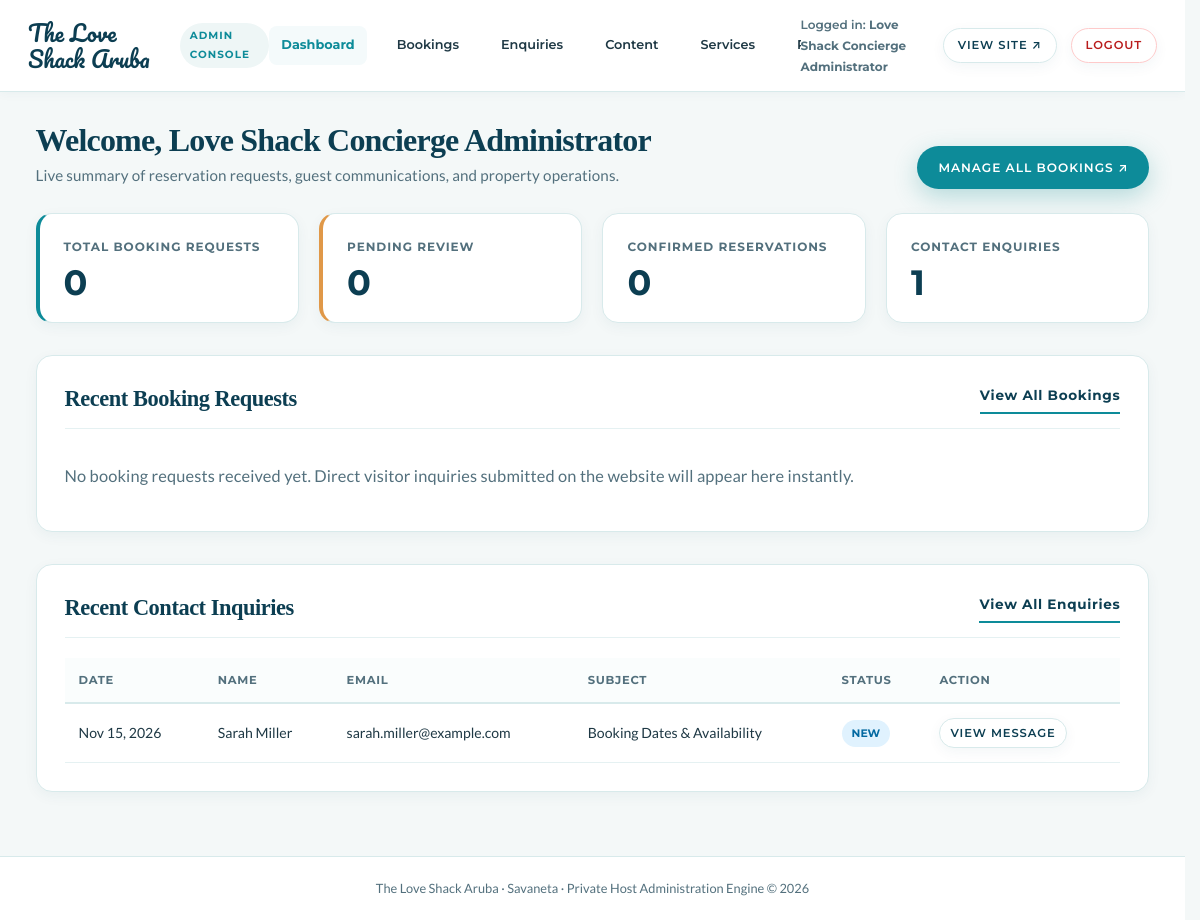
Page /admin/dashboard.php (signed in) on the committed database.
### tables this page shows
CREATE TABLE `enquiries` (
  `id` INT AUTO_INCREMENT PRIMARY KEY,
  `name` VARCHAR(128) NOT NULL,
  `email` VARCHAR(128) NOT NULL,
  `phone` VARCHAR(32) NULL,
  `subject` VARCHAR(128) NOT NULL DEFAULT 'General Inquiry',
  `message` TEXT NOT NULL,
  `status` ENUM('NEW','READ','RESPONDED','ARCHIVED') NOT NULL DEFAULT 'NEW',
  `created_at` TIMESTAMP DEFAULT CURRENT_TIMESTAMP,
  INDEX `idx_enquiry_status` (`status`)
);

### admin/dashboard.php (the view, shortened to what this page needs)
<?php
require_once __DIR__ . '/includes/admin_header.php';
$pdo = get_db_connection();
$totalBookings = 0;
$pendingBookings = 0;
$confirmedBookings = 0;
$totalEnquiries = 0;
$recentBookings = [];
$recentEnquiries = [];
if ($pdo) {
    try {
        $totalBookings = (int)$pdo->query("SELECT COUNT(*) FROM bookings")->fetchColumn();
        $pendingBookings = (int)$pdo->query("SELECT COUNT(*) FROM bookings WHERE status = 'PENDING'")->fetchColumn();
        $confirmedBookings = (int)$pdo->query("SELECT COUNT(*) FROM bookings WHERE status = 'CONFIRMED'")->fetchColumn();
        $totalEnquiries = (int)$pdo->query("SELECT COUNT(*) FROM enquiries")->fetchColumn();
        $stmt = $pdo->query("
            SELECT b.*, bg.first_name, bg.last_name, bg.email, bg.phone
            FROM bookings b
            LEFT JOIN booking_guests bg ON b.id = bg.booking_id
            ORDER BY b.id DESC LIMIT 5
        ");
        $recentBookings = $stmt->fetchAll();
        $stmt = $pdo->query("SELECT * FROM enquiries ORDER BY id DESC LIMIT 5");
        $recentEnquiries = $stmt->fetchAll();
    } catch (Exception $e) {
        error_log("Dashboard query error: " . $e->getMessage());
    }
}
?>
<div class="admin-header-row">
  <div>
    <h1>Welcome, <?= htmlspecialchars($adminUser) ?></h1>
    <p>Live summary of reservation requests, guest communications, and property operations.</p>
  </div>
  <div>
    <a href="bookings.php" class="btn btn-teal" style="padding: 10px 20px; font-size: 0.76rem;">Manage All Bookings ↗</a>
  </div>
</div>
<div class="admin-stats-grid">
  <div class="admin-stat-card highlight">
    <div class="admin-stat-label">Total Booking Requests</div>
    <div class="admin-stat-value"><?= $totalBookings ?></div>
  </div>
  <div class="admin-stat-card alert">
    <div class="admin-stat-label">Pending Review</div>
    <div class="admin-stat-value"><?= $pendingBookings ?></div>
  </div>
  <div class="admin-stat-card">
    <div class="admin-stat-label">Confirmed Reservations</div>
    <div class="admin-stat-value"><?= $confirmedBookings ?></div>
  </div>
  <div class="admin-stat-card">
    <div class="admin-stat-label">Contact Enquiries</div>
    <div class="admin-stat-value"><?= $totalEnquiries ?></div>
  </div>
</div>
<div class="admin-card">
  <div class="admin-card-header">
    <h2>Recent Booking Requests</h2>
    <a href="bookings.php" class="btn-text-link">View All Bookings</a>
  </div>
  <?php if (empty($recentBookings)): ?>
    <p style="color: var(--color-text-muted); padding: 12px 0;">No booking requests received yet. Direct visitor inquiries submitted on the website will appear here instantly.</p>
  <?php endif; ?>
</div>
<div class="admin-card">
  <div class="admin-card-header">
    <h2>Recent Contact Inquiries</h2>
    <a href="enquiries.php" class="btn-text-link">View All Enquiries</a>
  </div>
  <?php if (empty($recentEnquiries)): ?>
    <p style="color: var(--color-text-muted); padding: 12px 0;">No contact form enquiries received yet.</p>
  <?php else: ?>
    <div class="admin-table-wrap">
      <table class="admin-table">
        <thead>
          <tr>
            <th>Date</th>
            <th>Name</th>
            <th>Email</th>
            <th>Subject</th>
            <th>Status</th>
            <th>Action</th>
          </tr>
        </thead>
        <tbody>
          <?php foreach ($recentEnquiries as $enq): ?>
            <tr>
              <td><?= date('M j, Y', strtotime($enq['created_at'])) ?></td>
              <td><?= htmlspecialchars($enq['name']) ?></td>
              <td><?= htmlspecialchars($enq['email']) ?></td>
              <td><?= htmlspecialchars($enq['subject']) ?></td>
              <td>
                <span class="badge badge-<?= strtolower($enq['status']) ?>"><?= htmlspecialchars($enq['status']) ?></span>
              </td>
              <td>
                <a href="enquiries.php?id=<?= $enq['id'] ?>" class="btn btn-outline" style="padding: 4px 10px; font-size: 0.72rem;">View Message</a>
              </td>
            </tr>
          <?php endforeach; ?>
        </tbody>
      </table>
    </div>
  <?php endif; ?>
</div>
<?php require_once __DIR__ . '/includes/admin_footer.php'; ?>

### admin/includes/admin_header.php (style rules this page uses)
body.admin-body { background-color: #f4f8f8; font-family: var(--font-body); color: var(--color-text-body); min-height: 100vh; display: flex; flex-direction: column; }
.admin-header-row { display: flex; justify-content: space-between; align-items: flex-end; margin-bottom: 24px; flex-wrap: wrap; gap: 16px; }
.admin-header-row h1 { font-size: 2rem; color: var(--color-primary); margin-bottom: 4px; }
.admin-header-row p { color: var(--color-text-muted); font-size: 0.95rem; }
.admin-stats-grid { display: grid; grid-template-columns: repeat(auto-fit, minmax(220px, 1fr)); gap: 20px; margin-bottom: 32px; }
.admin-stat-card { background: var(--color-white); border: 1px solid var(--color-border); border-radius: var(--radius-md); padding: 22px 24px; box-shadow: var(--shadow-sm); }
.admin-stat-label { font-family: var(--font-ui); font-size: 0.75rem; font-weight: 700; letter-spacing: 0.08em; text-transform: uppercase; color: var(--color-text-muted); margin-bottom: 8px; }
.admin-stat-value { font-family: var(--font-ui); font-size: 2.2rem; font-weight: 700; color: var(--color-primary); line-height: 1; }
.admin-stat-card.highlight { border-left: 4px solid var(--color-secondary); }
.admin-stat-card.alert { border-left: 4px solid #e09848; }
.admin-card { background: var(--color-white); border: 1px solid var(--color-border); border-radius: var(--radius-md); padding: 28px; box-shadow: var(--shadow-sm); margin-bottom: 32px; }
.admin-card-header { display: flex; justify-content: space-between; align-items: center; margin-bottom: 20px; padding-bottom: 14px; border-bottom: 1px solid var(--color-border-light); }
.admin-card-header h2 { font-size: 1.4rem; color: var(--color-primary); margin: 0; }
.admin-table-wrap { overflow-x: auto; }
table.admin-table { width: 100%; border-collapse: collapse; font-size: 0.88rem; }
table.admin-table th { font-family: var(--font-ui); font-size: 0.72rem; font-weight: 700; text-transform: uppercase; letter-spacing: 0.06em; color: var(--color-text-muted); text-align: left; padding: 12px 14px; border-bottom: 2px solid var(--color-border); background: #fafdfd; }
table.admin-table td { padding: 14px; border-bottom: 1px solid var(--color-border-light); vertical-align: middle; }
.badge { font-family: var(--font-ui); font-size: 0.68rem; font-weight: 700; padding: 4px 10px; border-radius: var(--radius-pill); display: inline-block; text-transform: uppercase; }
.badge-new { background: #e0f2fe; color: #0369a1; }

### rows in the picture
enquiries: created_at "Nov 15, 2026", name "Sarah Miller", email "sarah.miller@example.com", subject "Booking Dates & Availability", status "NEW"

### other values in the picture
$settings['site_title'] "The Love Shack Aruba"
$adminUser "Love Shack Concierge Administrator"
$totalBookings "0"
$pendingBookings "0"
$confirmedBookings "0"
$totalEnquiries "1"
